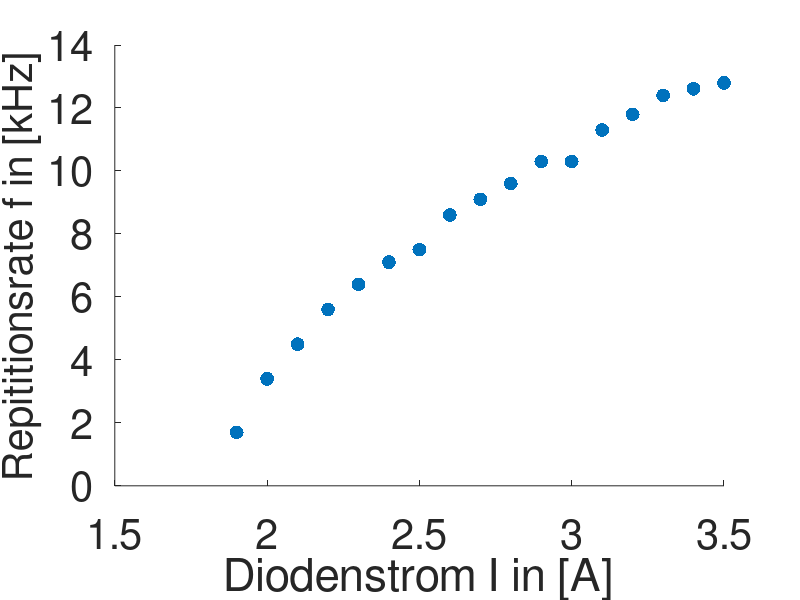

MATLAB code for this plot:
%Messdaten
x=[1.9 2.0 2.1 2.2 2.3 2.4 2.5 2.6 2.7 2.8 2.9 3.0 3.1 3.2 3.3 3.4 3.5];
y=[1.7 3.4 4.5 5.6 6.4 7.1 7.5 8.6 9.1 9.6 10.3 10.3 11.3 11.8 12.4 12.61 12.8];

%Messdaten
hold all
plot(x,y,'.','MarkerSize',30)
xlabel('Diodenstrom I in [A]','FontSize', 30)
set(gca,'FontSize',30); 
ylabel('Repititionsrate f in [kHz]','FontSize', 30)

